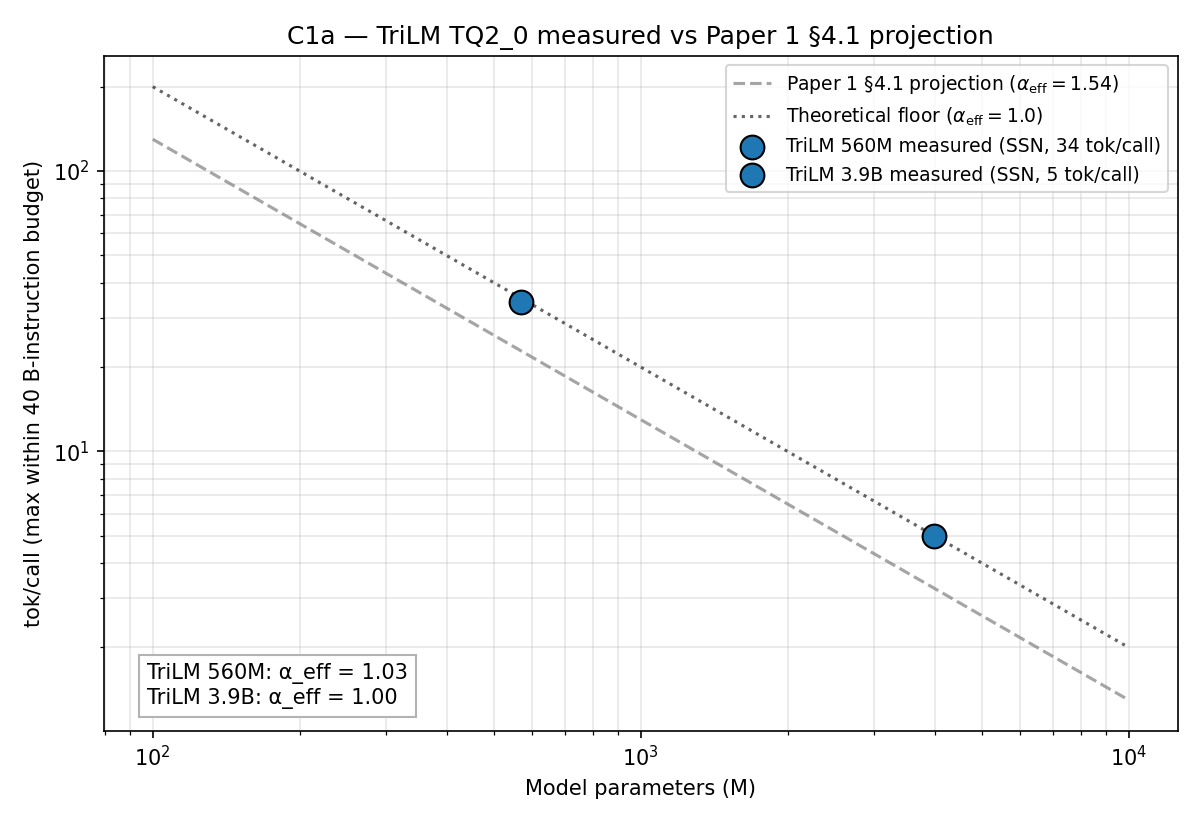

Reproduce this figure in Python.
#!/usr/bin/env python3
"""C1a projection validation — TriLM TQ2_0 measured vs Paper 1 §4.1 projection.

Plots tok/call vs parameter count (log-log) for both TriLM 560M and 3.9B,
overlaid with Paper 1's modern-arch projection (alpha_eff = 1.54) and the
theoretical floor (alpha_eff = 1.0). Each model gets two markers: SSN
mainnet measurement and local dfx measurement (which agree by construction
since the 40B instruction limit is a protocol invariant).
"""
import csv
import statistics
from pathlib import Path

import matplotlib
matplotlib.use("Agg")
import matplotlib.pyplot as plt
import numpy as np

BASE = Path(__file__).resolve().parents[3]   # artifact/
MEAS = BASE / "data/paper_1_5/ternary_measurements.csv"
REG  = BASE / "data/paper_1_5/models_paper_1_5.csv"

rows = list(csv.DictReader(MEAS.open()))
reg = {r["id"]: r for r in csv.DictReader(REG.open())}


def measured_mean(model_id, env):
    vals = [
        float(r["tok_call"])
        for r in rows
        if r["model_id"] == model_id and r["environment"] == env
    ]
    return statistics.mean(vals) if vals else None


def projection(P_M, alpha):
    """Paper 1 §4.1 formula: tok/call ≈ 40e9 / (alpha * 2 * P)."""
    return 40e9 / (alpha * 2 * P_M * 1e6)


# Per-model measured + projected values
models = [("P15-01", "TriLM 560M"), ("P15-02", "TriLM 3.9B")]
points = []
for mid, label in models:
    if mid not in reg:
        continue
    P = float(reg[mid]["params_M_gguf"] or reg[mid]["params_M"])
    local = measured_mean(mid, "dfx-local")
    ssn   = measured_mean(mid, "ssn-mainnet")
    proj154 = projection(P, 1.54)
    proj_floor = projection(P, 1.0)
    points.append({
        "id": mid, "label": label, "P": P,
        "local": local, "ssn": ssn,
        "proj154": proj154, "proj_floor": proj_floor,
    })

# --- Plot ---
fig, ax = plt.subplots(figsize=(8, 5.5))

# Continuous projection lines across the parameter range
P_range = np.logspace(np.log10(100), np.log10(10000), 200)  # 100M to 10B
ax.plot(P_range, [projection(P, 1.54) for P in P_range],
        ls="--", color="tab:gray", alpha=0.7,
        label=r"Paper 1 §4.1 projection ($\alpha_\mathrm{eff}=1.54$)")
ax.plot(P_range, [projection(P, 1.0) for P in P_range],
        ls=":", color="black", alpha=0.6,
        label=r"Theoretical floor ($\alpha_\mathrm{eff}=1.0$)")

# Measured points
for p in points:
    if p["ssn"] is not None:
        ax.scatter(p["P"], p["ssn"], s=130, marker="o",
                   color="tab:blue", edgecolor="black", zorder=5,
                   label=f"{p['label']} measured (SSN, {int(p['ssn'])} tok/call)")
    if p["local"] is not None and p["local"] != p["ssn"]:
        ax.scatter(p["P"], p["local"], s=80, marker="s",
                   color="tab:cyan", edgecolor="black", zorder=4,
                   label=f"{p['label']} measured (local, {int(p['local'])} tok/call)")

ax.set_xscale("log")
ax.set_yscale("log")
ax.set_xlabel("Model parameters (M)")
ax.set_ylabel("tok/call (max within 40 B-instruction budget)")
ax.set_title("C1a — TriLM TQ2_0 measured vs Paper 1 §4.1 projection")
ax.grid(True, which="both", alpha=0.3)
ax.legend(loc="best", fontsize=9)

# Annotation summarising α_eff
text_lines = []
for p in points:
    if p["ssn"] is not None:
        a = 40e9 / (p["ssn"] * 2 * p["P"] * 1e6)
        text_lines.append(f"{p['label']}: α_eff = {a:.2f}")
ax.text(0.04, 0.04, "\n".join(text_lines),
        transform=ax.transAxes, fontsize=10,
        bbox=dict(facecolor="white", edgecolor="0.7"))

out = Path(__file__).parent / "c1a-projection-validation.png"
plt.tight_layout()
plt.savefig(out, dpi=150)
print(f"Saved {out}")
print()
print("--- Numbers ---")
for p in points:
    print(f"  {p['label']:<14} P={int(p['P']):>5}M  local={p['local']}  ssn={p['ssn']}  "
          f"proj(1.54)={p['proj154']:.1f}  floor(1.0)={p['proj_floor']:.1f}")
